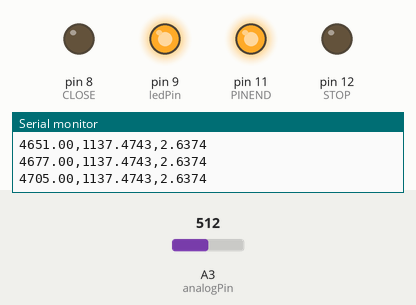
A sketch run on a simulated Arduino Uno, built with avr-gcc and run on an emulated ATmega328P. Shown: output pins drawn as LEDs (lit = HIGH), the last lines printed to the serial monitor. The test bench sets the inputs (shaded band); at power-on: A3 (analogPin) = 512.

Above: at 4.8 s.
4.9 s: A3 (analogPin) set to 466
7.9 s: A3 (analogPin) set to 438
At 30.0 s:
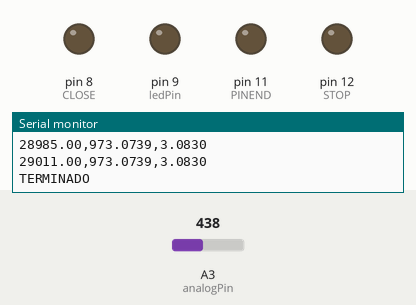
At 40.0 s:
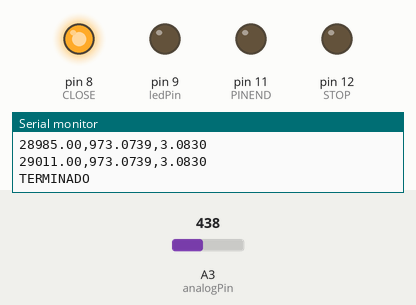
Timing chart, 0 to 40.5 s (numbered marks = the images above; inputs shaded):
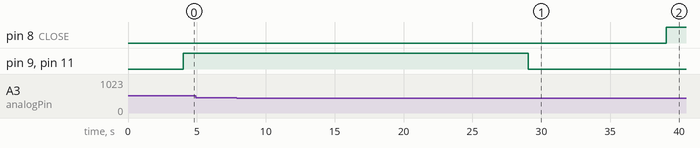

Measured:
- the behaviour switches between 451 and 450 on A3 (analogPin) (found by bisection; images 0 and 1)

The sketch:

transformacionNoQueue.ino
```cpp
#define PINEND 11


#define R1 2.2
#define percent 1.0
#define VBOOST 3.0
#define lapseTime 25000       // DURACION DEL PULSO EN milisegundos
#define nDato 3
#define cLimit 3
#define ignoreP 1.01
#define ignoreD 5
#define dataCenter 6
#define STOP 12

#define limPruebas 5

#define window 5
#define meanWindow 11
#define stdLimit 0.015
#define ratioLimit .98
#define WAIT 1000
#define DELAY 4000

int val1 = 0;

int analogPin = 3;     // potentiometer wiper (middle terminal) connected to analog pin 3
int ledPin = 9;
int nPruebas = 0;
#define CLOSE 8

#define CAPTURE 7
#define VIDEOEND 6

int val = 0;           // variable to store the value read
float current = 0;
float vout = 0;
float vestoma = 0;
int diffCount = 0;
int count2 = 0;
int countSel = 0;
int countInit = 0;
int number_count2 = 0;
int countDiff = 0;
float ratio = 1;
float resistance = 1.0;
float rOld = 1.0;
float thisTime = 0;
float initTime = 0;
float rInit = 0;
float Diff = 0;
float instMean = 0;
float fMedian = 1;
float minVal = 0;
float fTH = 0;

boolean firstSort = true;
boolean firstTime = true;
boolean firstTime2 = true;
boolean ratioCheck = true;
boolean ratioCheck2 = true;
boolean checkTime = true;
boolean meanDelete = true;
boolean finish = false;

int i=0;
float K=1;
float D=1;
float squared=0;
float simple=0;

int number_count=0;
boolean init2 = true;

void setup() {
  Serial.begin(9600);          //  setup serial
  pinMode(ledPin, OUTPUT);
  pinMode(STOP, OUTPUT);
  pinMode(PINEND, OUTPUT);
  pinMode(CLOSE, OUTPUT);

  pinMode(CAPTURE, INPUT);
  pinMode(VIDEOEND, INPUT);

  digitalWrite(PINEND, LOW);
  digitalWrite(STOP, LOW);
  digitalWrite(ledPin, LOW);
  digitalWrite(CLOSE, LOW);

  Serial.println("INICIA PRUEBA");


}

void loop() {

  delay(4000);
  thisTime = millis();
  initTime = millis();

  ratioCheck = true;
  ratioCheck2 = true;
  checkTime = true;

  val = analogRead(analogPin);


  {
    Serial.println("INICIA PRUEBA");
    digitalWrite(PINEND, HIGH);
    initTime = millis();
    digitalWrite(ledPin, HIGH);
    digitalWrite(STOP, LOW);
    while(checkTime)
    {

      val = analogRead(analogPin);
      Serial.print(thisTime);
      Serial.print(",");
      vout = 5*(val/1023.0);


      current = vout/R1;
      //vrms = (DC/255.0)*(VBOOST^2)/R1;


      vestoma = VBOOST;

      resistance = vestoma/current;

      Serial.print(current*1000,4);
      Serial.print(",");
      Serial.println(resistance,4);


      thisTime = millis();

      checkTime = ((thisTime - initTime) < lapseTime);
    }

    Serial.print(thisTime);
    Serial.print(",");
    Serial.print(current*1000,4);
    Serial.print(",");
    Serial.println(resistance,4);

    digitalWrite(ledPin, LOW);

    digitalWrite(PINEND, LOW);

    Serial.println("TERMINADO");
    nPruebas++;

    delay(10000);

    thisTime = millis();
    initTime = millis();
    while((thisTime - initTime) < 2500)
    {
      digitalWrite(CLOSE, HIGH);
      thisTime = millis();
    }
    digitalWrite(CLOSE, LOW);
    delay(20000);
  }

  while(nPruebas >= limPruebas)
  {
    digitalWrite(STOP, HIGH);
  }


}
```
